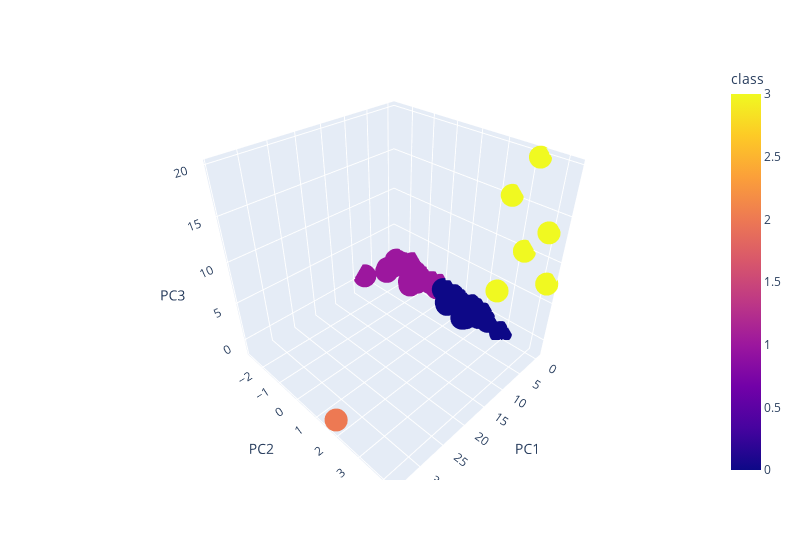

Notebook code for this chart:
### Markdown cell above
### Deliverable 4: Visualizing Cryptocurrencies Results

#### 3D-Scatter with Clusters

### Code cell
# Creating a 3D-Scatter with the PCA data and the clusters
fig = px.scatter_3d(
    clustered_df,
    x="PC1",
    y="PC2",
    z="PC3",
    color="class",
    hover_name="CoinName",
    hover_data=["Algorithm"],
    width=800,
)
fig.update_layout(legend=dict(x=0, y=1))
fig.show()

### Figure 1 — Plotly figure (JSON) as saved in the notebook; plotly's stock layout.template omitted (floating-point values rounded to 4 significant figures; data arrays with more than 128 entries replaced by an {"elided": "..."} marker saying what was removed)
{"data": [{"customdata": {"elided": "532x1 str values"}, "hovertemplate": "<b>%{hovertext}</b><br><br>PC1=%{x}<br>PC2=%{y}<br>PC3=%{z}<br>Algorithm=%{customdata[0]}<br>class=%{marker.color}<extra></extra>", "hovertext": {"elided": "532 str values"}, "legendgroup": "", "marker": {"color": {"elided": "532 int values"}, "coloraxis": "coloraxis", "symbol": "circle"}, "mode": "markers", "name": "", "scene": "scene", "showlegend": false, "type": "scatter3d", "x": {"elided": "532 float values"}, "y": {"elided": "532 float values"}, "z": {"elided": "532 float values"}}], "layout": {"coloraxis": {"colorbar": {"title": {"text": "class"}}, "colorscale": [[0, "#0d0887"], [0.1111, "#46039f"], [0.2222, "#7201a8"], [0.3333, "#9c179e"], [0.4444, "#bd3786"], [0.5556, "#d8576b"], [0.6667, "#ed7953"], [0.7778, "#fb9f3a"], [0.8889, "#fdca26"], [1, "#f0f921"]]}, "legend": {"tracegroupgap": 0, "x": 0, "y": 1}, "margin": {"t": 60}, "scene": {"domain": {"x": [0, 1], "y": [0, 1]}, "xaxis": {"title": {"text": "PC1"}}, "yaxis": {"title": {"text": "PC2"}}, "zaxis": {"title": {"text": "PC3"}}}, "width": 800}}
